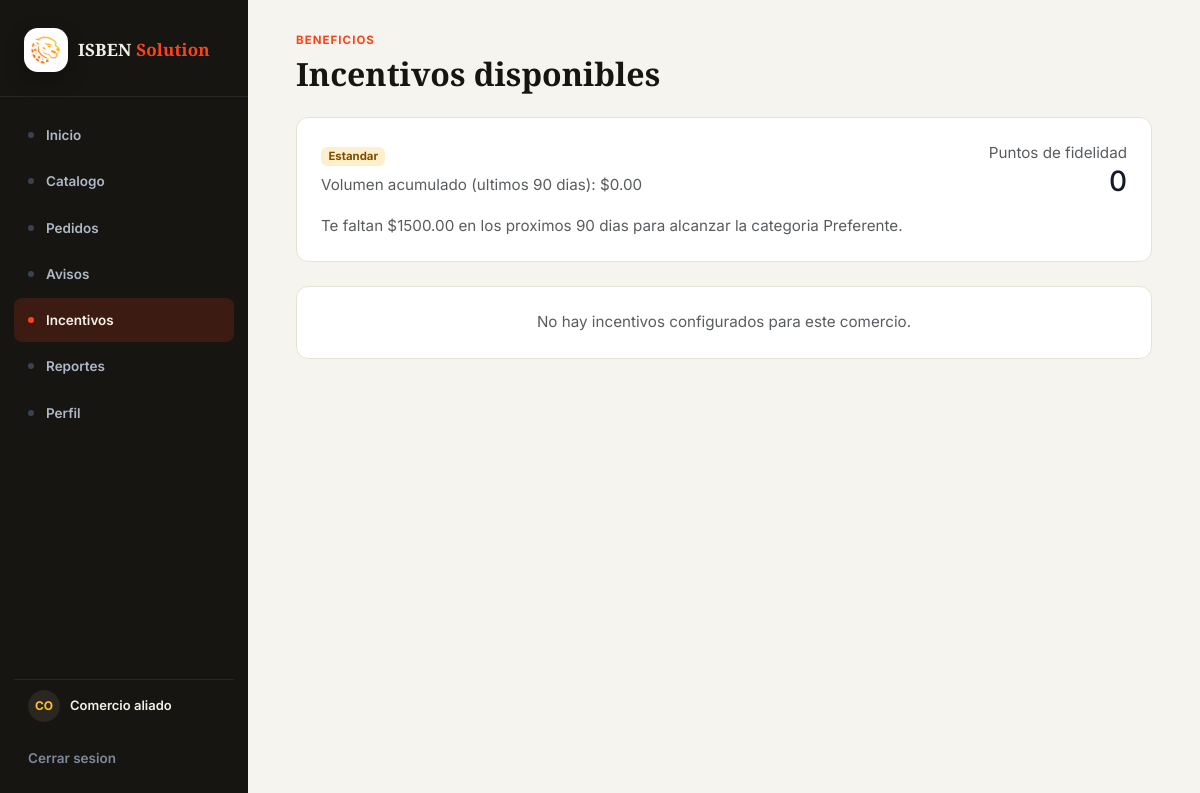
The page /incentivos/ (signed in) on the database as committed earlier.
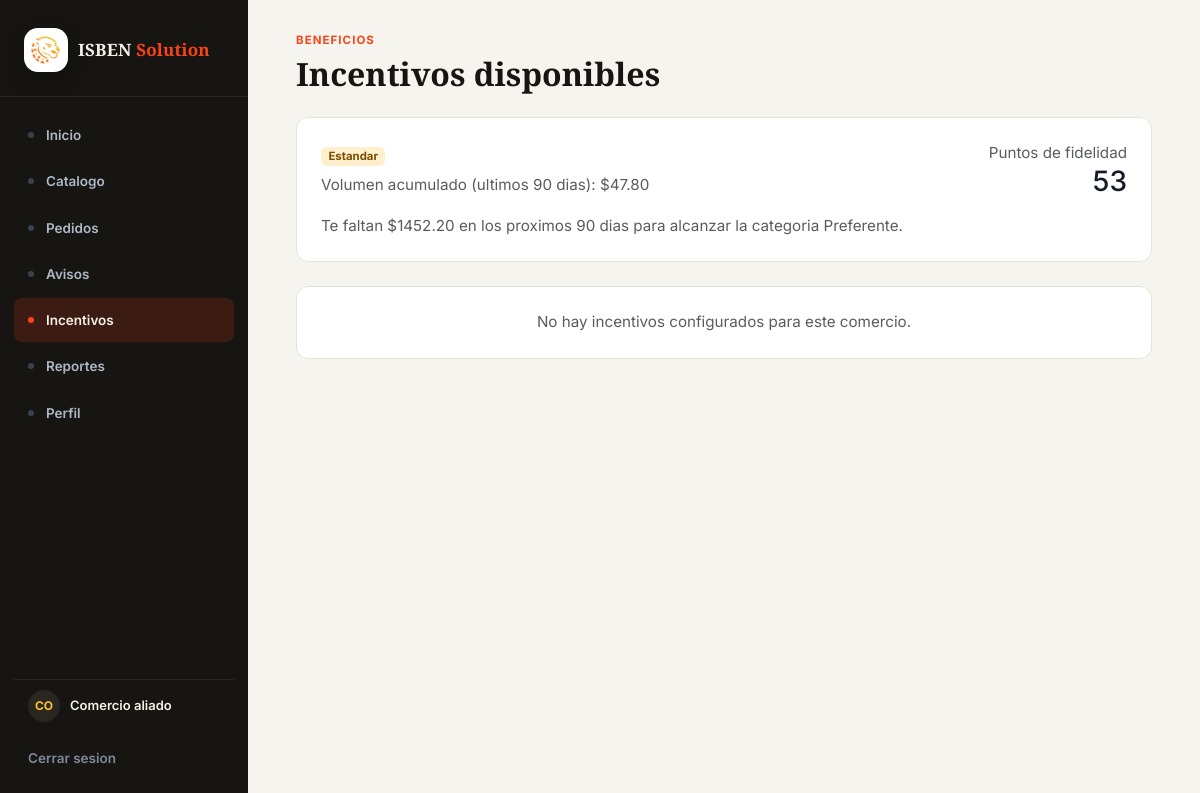
The same page on the database as committed later.
### plataforma/models.py (models this page shows, shortened)
class Comercio(models.Model):
    ruc = models.CharField(max_length=20)
    nombre_comercial = models.CharField(max_length=100)
    direccion = models.CharField(max_length=255)
    contacto = models.CharField(max_length=100)
    categoria = models.CharField(max_length=100)
    volumen_90d = models.FloatField()
    estado = models.CharField(max_length=50)

### plataforma/views.py (the view)
# urls.py: path("incentivos/", views.incentivos, name="incentivos"),
@comercio_requerido
def incentivos(request):
    comercio = request.comercio_actual
    incentivos_comercio = comercio.incentivos.order_by("umbral_min")
    puntos_cuenta = PuntosFidelidad.objects.filter(comercio=comercio).first()
    regla_siguiente, volumen_faltante = siguiente_categoria(comercio)
    return render(
        request,
        "plataforma/incentivos.html",
        {
            "incentivos": incentivos_comercio,
            "comercio": comercio,
            "puntos": puntos_cuenta.puntos if puntos_cuenta else 0,
            "siguiente_categoria": regla_siguiente.categoria if regla_siguiente else None,
            "volumen_faltante": volumen_faltante,
        },
    )

### plataforma/incentivos.py (called while the page is built)
def siguiente_categoria(comercio):
    regla = (
        ReglaCategoria.objects.filter(volumen_min__gt=comercio.volumen_90d)
        .order_by("volumen_min")
        .first()
    )
    if not regla:
        return None, None
    return regla, round(regla.volumen_min - comercio.volumen_90d, 2)

### plataforma/views.py (called while the page is built)
def obtener_usuario_actual(request):
    usuario_id = request.session.get("usuario_id")
    if not usuario_id:
        return None
    usuario = Usuario.objects.select_related("comercio").filter(id=usuario_id).first()
    if usuario and request.session.get("usuario_rol") != usuario.rol:
        request.session["usuario_rol"] = usuario.rol
        request.session.modified = True
    return usuario

def es_usuario_logistica(usuario):
    return usuario.rol.strip().lower() == "logistica"

def es_usuario_administrador(usuario):
    return usuario.rol.strip().lower() == "administrador"

### plataforma/templates/plataforma/incentivos.html (shortened to what this page needs)
{% extends 'plataforma/master.html' %}
{% block content %}
<section class="container-lg">
    <p class="brand-eyebrow">Beneficios</p>
    <h1 class="brand-title h2 mb-4">Incentivos disponibles</h1>
    <div class="brand-card p-4 mb-4">
        <div class="d-flex flex-wrap justify-content-between align-items-center gap-3">
            <div>
                <span class="badge badge-accent mb-2">{{ comercio.categoria }}</span>
                <p class="text-muted mb-0">Volumen acumulado (ultimos 90 dias): ${{ comercio.volumen_90d|floatformat:2 }}</p>
            </div>
            <div class="text-md-end">
                <span class="text-muted d-block">Puntos de fidelidad</span>
                <strong class="h3 mb-0">{{ puntos }}</strong>
            </div>
        </div>
        {% if siguiente_categoria %}
            <p class="text-muted mt-3 mb-0">Te faltan ${{ volumen_faltante|floatformat:2 }} en los proximos 90 dias para alcanzar la categoria {{ siguiente_categoria }}.</p>
        {% endif %}
    </div>
    <div class="row g-3">
        {% for incentivo in incentivos %}
            <div class="col-md-6 col-xl-4">
                <article class="brand-card p-4 h-100">
                    <span class="badge {% if incentivo.activo %}badge-accent{% else %}text-bg-secondary{% endif %} mb-3">
                        {% if incentivo.activo %}Activo{% else %}Inactivo{% endif %}
                    </span>
                    <h2 class="h5">{{ incentivo.tipo }}</h2>
                    <p class="text-muted mb-2">
                        Desde ${{ incentivo.umbral_min|floatformat:2 }}{% if incentivo.umbral_max < 1000000 %} hasta ${{ incentivo.umbral_max|floatformat:2 }}{% endif %}
                    </p>
                    <strong class="text-danger">{{ incentivo.descuento_pct|floatformat:2 }}% de descuento</strong>
                </article>
            </div>
        {% empty %}
            <div class="col-12">
                <div class="brand-card p-4 text-center text-muted">No hay incentivos configurados para este comercio.</div>
            </div>
        {% endfor %}
    </div>
</section>
{% endblock %}

Rows that differ between the two databases and show on the page:
changed Comercio "Estandar": volumen_90d "0.00" → "47.80"
Other text that changed with them:
{{ puntos }}: "0" → "53"
{{ volumen_faltante|floatformat:2 }}: "1500.00" → "1452.20"
